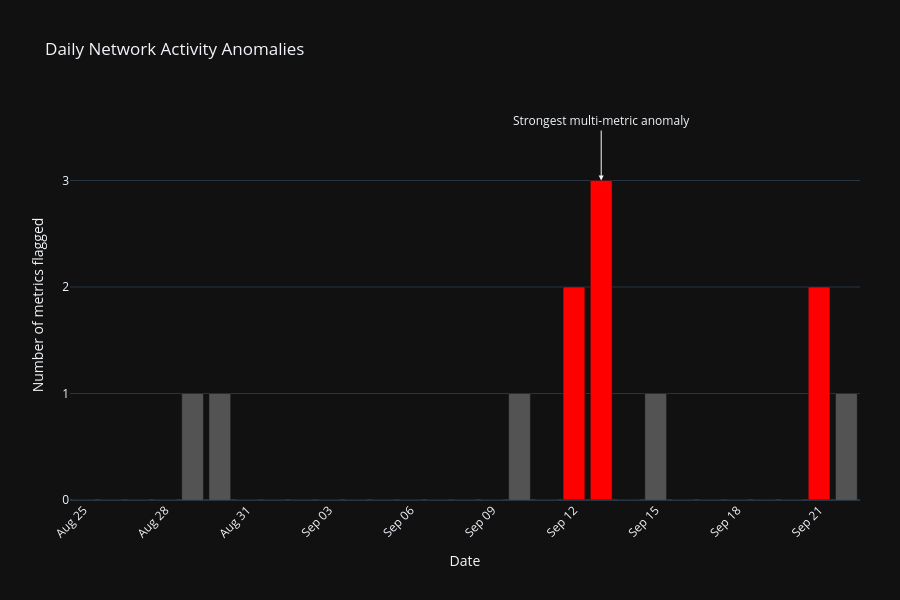

The cell this chart's notebook holds for it:
### Markdown cell above
## Visualize Number of Metrics Flagged

### Code cell
# Create a copy for plotting
plot_df = complete_days[
    ["date", "metrics_flagged"]
].copy()


# Create the bar chart
fig = px.bar(
    plot_df,
    x="date",
    y="metrics_flagged",
    title="Daily Network Activity Anomalies",
    labels={
        "date": "Date",
        "metrics_flagged": "Metrics flagged"
    }
)


# Chart layout
fig.update_layout(
    template="plotly_dark",
    height=600,

    margin=dict(
        l=70,
        r=40,
        t=110,
        b=100
    ),

    xaxis=dict(
        title="Date",
        tickformat="%b %d",
        tickangle=-45
    ),

    yaxis=dict(
        title="Number of metrics flagged",
        dtick=1,
        fixedrange=True
    )
)


# Highlight the multi-metric anomaly days
fig.update_traces(
    marker=dict(
        color=[
            "red" if value >= 2 else "rgba(150,150,150,0.5)"
            for value in plot_df["metrics_flagged"]
        ]
    ),
    hovertemplate=(
        "<b>%{x|%b %d, %Y}</b><br>"
        "Metrics flagged: %{y}"
        "<extra></extra>"
    )
)


# Add annotation to the strongest anomaly
fig.add_annotation(
    x=pd.Timestamp("2026-09-13"),
    y=3,
    text="Strongest multi-metric anomaly",
    showarrow=True,
    arrowhead=2,
    ax=0,
    ay=-60
)


fig.show()

### Figure 1 — Plotly figure (JSON) as saved in the notebook; plotly's stock layout.template omitted (floating-point values rounded to 4 significant figures)
{"data": [{"hovertemplate": "<b>%{x|%b %d, %Y}</b><br>Metrics flagged: %{y}<extra></extra>", "legendgroup": "", "marker": {"color": ["rgba(150,150,150,0.5)", "rgba(150,150,150,0.5)", "rgba(150,150,150,0.5)", "rgba(150,150,150,0.5)", "rgba(150,150,150,0.5)", "rgba(150,150,150,0.5)", "rgba(150,150,150,0.5)", "rgba(150,150,150,0.5)", "rgba(150,150,150,0.5)", "rgba(150,150,150,0.5)", "rgba(150,150,150,0.5)", "rgba(150,150,150,0.5)", "rgba(150,150,150,0.5)", "rgba(150,150,150,0.5)", "rgba(150,150,150,0.5)", "rgba(150,150,150,0.5)", "rgba(150,150,150,0.5)", "rgba(150,150,150,0.5)", "red", "red", "rgba(150,150,150,0.5)", "rgba(150,150,150,0.5)", "rgba(150,150,150,0.5)", "rgba(150,150,150,0.5)", "rgba(150,150,150,0.5)", "rgba(150,150,150,0.5)", "rgba(150,150,150,0.5)", "red", "rgba(150,150,150,0.5)"], "pattern": {"shape": ""}}, "name": "", "orientation": "v", "showlegend": false, "textposition": "auto", "type": "bar", "x": ["2026-08-25T00:00:00.000000", "2026-08-26T00:00:00.000000", "2026-08-27T00:00:00.000000", "2026-08-28T00:00:00.000000", "2026-08-29T00:00:00.000000", "2026-08-30T00:00:00.000000", "2026-08-31T00:00:00.000000", "2026-09-01T00:00:00.000000", "2026-09-02T00:00:00.000000", "2026-09-03T00:00:00.000000", "2026-09-04T00:00:00.000000", "2026-09-05T00:00:00.000000", "2026-09-06T00:00:00.000000", "2026-09-07T00:00:00.000000", "2026-09-08T00:00:00.000000", "2026-09-09T00:00:00.000000", "2026-09-10T00:00:00.000000", "2026-09-11T00:00:00.000000", "2026-09-12T00:00:00.000000", "2026-09-13T00:00:00.000000", "2026-09-14T00:00:00.000000", "2026-09-15T00:00:00.000000", "2026-09-16T00:00:00.000000", "2026-09-17T00:00:00.000000", "2026-09-18T00:00:00.000000", "2026-09-19T00:00:00.000000", "2026-09-20T00:00:00.000000", "2026-09-21T00:00:00.000000", "2026-09-22T00:00:00.000000"], "xaxis": "x", "y": [0, 0, 0, 0, 1, 1, 0, 0, 0, 0, 0, 0, 0, 0, 0, 0, 1, 0, 2, 3, 0, 1, 0, 0, 0, 0, 0, 2, 1], "yaxis": "y"}], "layout": {"annotations": [{"arrowhead": 2, "ax": 0, "ay": -60, "showarrow": true, "text": "Strongest multi-metric anomaly", "x": "2026-09-13T00:00:00", "y": 3}], "barmode": "relative", "height": 600, "legend": {"tracegroupgap": 0}, "margin": {"b": 100, "l": 70, "r": 40, "t": 110}, "title": {"text": "Daily Network Activity Anomalies"}, "xaxis": {"anchor": "y", "domain": [0, 1], "tickangle": -45, "tickformat": "%b %d", "title": {"text": "Date"}}, "yaxis": {"anchor": "x", "domain": [0, 1], "dtick": 1, "fixedrange": true, "title": {"text": "Number of metrics flagged"}}}}
